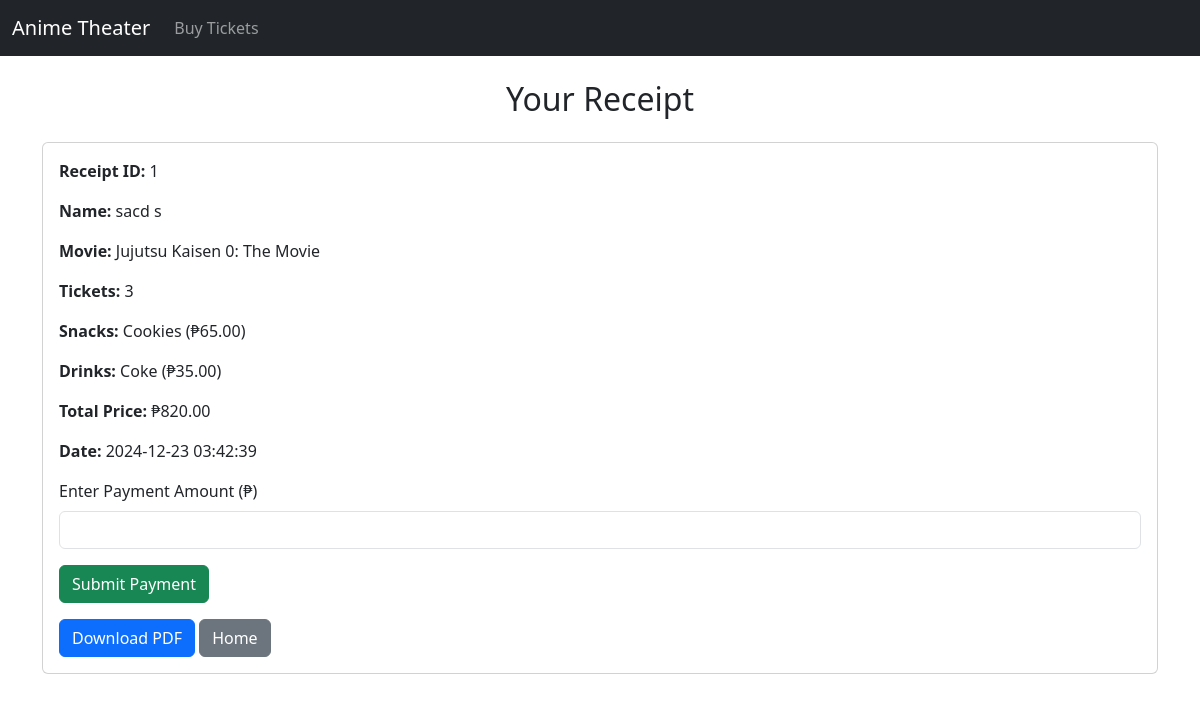
The app's page /receipt/1 with its own data.
### app.py (models this page shows)
class Receipt(db.Model):
    id = db.Column(db.Integer, primary_key=True)
    user_id = db.Column(db.Integer, db.ForeignKey('user.id'), nullable=False)
    movie_title = db.Column(db.String(150), nullable=False)
    ticket_quantity = db.Column(db.Integer, nullable=False)
    snacks = db.Column(db.String(200), nullable=True)
    drinks = db.Column(db.String(200), nullable=True)
    total_price = db.Column(db.Float, nullable=False)
    seat = db.Column(db.String(20), nullable=False)
    date = db.Column(db.String(20), nullable=False)
    time = db.Column(db.String(20), nullable=False)
    payment_status = db.Column(db.String(20), default='Pending')
    created_at = db.Column(db.DateTime, default=datetime.utcnow)

class User(db.Model):
    id = db.Column(db.Integer, primary_key=True)
    name = db.Column(db.String(100), nullable=False)
    receipts = db.relationship('Receipt', backref='user', lazy=True)

### app.py (the view, shortened to what this page needs)
@app.route('/receipt/<int:receipt_id>', methods=['GET', 'POST'])
def receipt(receipt_id):
    receipt = Receipt.query.get_or_404(receipt_id)
    return render_template('receipt.html', receipt=receipt)

### templates/receipt.html
{% extends 'base.html' %}
{% block content %}
<h2 class="text-center">Your Receipt</h2>
<div class="card mt-4">
    <div class="card-body">
        <p><strong>Receipt ID:</strong> {{ receipt.id }}</p>
        <p><strong>Name:</strong> {{ receipt.user.name }}</p>
        <p><strong>Movie:</strong> {{ receipt.movie_title }}</p>
        <p><strong>Tickets:</strong> {{ receipt.ticket_quantity }}</p>
        {% if receipt.snacks %}
        <p><strong>Snacks:</strong> {{ receipt.snacks }}</p>
        {% else %}
        <p><strong>Snacks:</strong> None selected</p>
        {% endif %}
        {% if receipt.drinks %}
        <p><strong>Drinks:</strong> {{ receipt.drinks }}</p>
        {% else %}
        <p><strong>Drinks:</strong> None selected</p>
        {% endif %}
        <p><strong>Total Price:</strong> ₱{{ "%.2f"|format(receipt.total_price) }}</p>
        <p><strong>Date:</strong> {{ receipt.created_at.strftime('%Y-%m-%d %H:%M:%S') }}</p>
        <form method="POST" action="{{ url_for('receipt', receipt_id=receipt.id) }}">
            <div class="mb-3">
                <label for="payment" class="form-label">Enter Payment Amount (₱)</label>
                <input type="number" class="form-control" id="payment" name="payment" min="{{ receipt.total_price }}" required>
            </div>
            <button type="submit" class="btn btn-success">Submit Payment</button>
        </form>
        <a href="{{ url_for('download_receipt', receipt_id=receipt.id) }}" class="btn btn-primary mt-3">Download PDF</a>
        <a href="{{ url_for('index') }}" class="btn btn-secondary mt-3">Home</a>
    </div>
</div>
{% endblock %}

### records on screen
Receipt: id "1", movie_title "Jujutsu Kaisen 0: The Movie", ticket_quantity "3", snacks "Cookies (₱65.00)", drinks "Coke (₱35.00)", total_price "820.00", created_at "2024-12-23 03:42:39"
User: user.name "sacd s"
